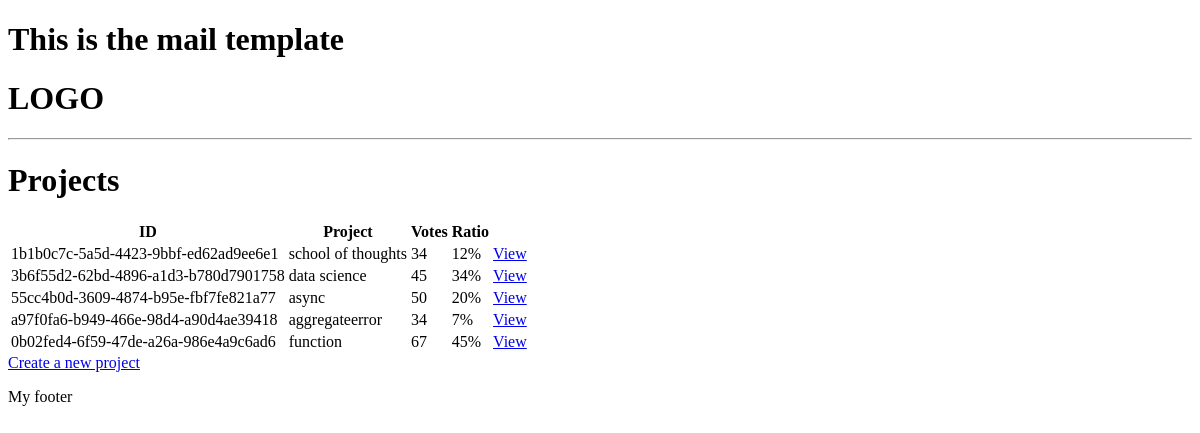
Before: / with the older database file.
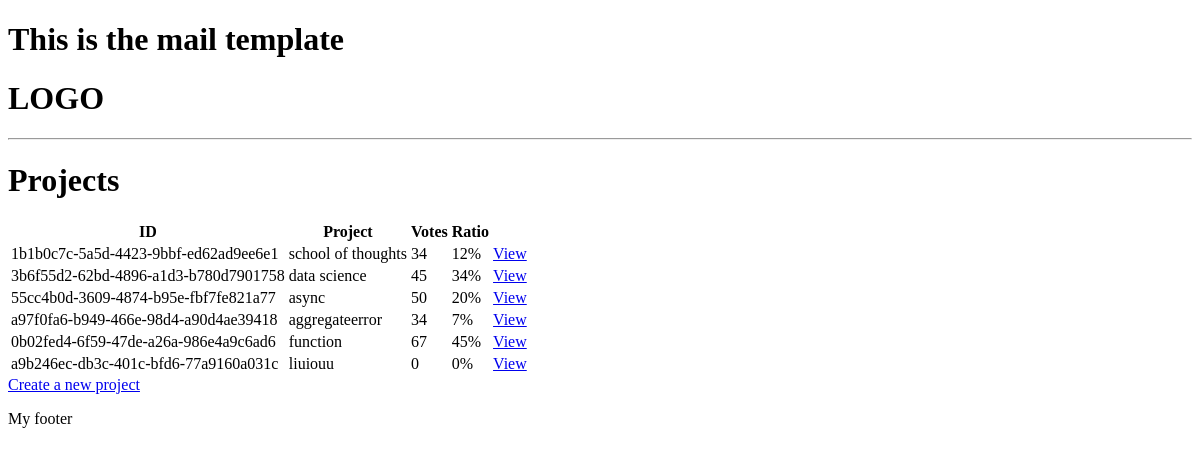
After: the same page with the newer database file.
### projects/models.py (models this page shows, shortened)
class Project(models.Model):
    title = models.CharField(max_length=200)
    desc = models.TextField(null=True,blank=True)
    demo_link = models.TextField(null=True,blank=True,max_length=2000)
    source_link = models.TextField(null=True, blank=True, max_length=2000)
    created = models.DateTimeField(auto_now_add=True)
    id = models.UUIDField(default=uuid.uuid4,unique=True,primary_key=True,editable=False)
    tags = models.ManyToManyField('Tag',blank=True)
    vote_total = models.IntegerField(default=0,null=True,blank=True)
    vote_ratio = models.IntegerField(default=0, null=True, blank=True)

### projects/views.py (the view)
# urls.py: path('',include('projects.urls'))
def projects(request):
    projects=Project.objects.all()
    context={'projects':projects}
    return render(request, './projects/projects.html',context)

### projects/templates/projects/projects.html (shortened to what this page needs)
<!DOCTYPE html>
<html lang="en">
<head>
</head>
<body>
{% extends 'main.html' %}
{% block content %}
<h1>Projects</h1>
<table>
    <tr>
        <th>ID</th>
        <th>Project</th>
        <th>Votes</th>
        <th>Ratio</th>
        <th></th>
    </tr>
    {% for project in projects%}
        <tr>
            <td>{{ project.id }}</td>
            <td>{{ project.title }}</td>
            <td>{{ project.vote_total }}</td>
            <td>{{ project.vote_ratio }}%</td>
            <td><a href="{% url 'project' project.id %}">View</a> </td>
        </tr>
    {% endfor %}
</table>
<td><a href="{% url 'create_project' %}">Create a new project</a> </td>
{% endblock content %}

### templates/main.html (shortened to what this page needs)
<!DOCTYPE html>
<html lang="en">
<head>
</head>
<body>
<h1>This is the mail template</h1>
{% include 'navbar.html' %}
{% block content %}
{% endblock content %}
<p>My footer</p>
</body>
</html>

### templates/navbar.html (shortened to what this page needs)
<!DOCTYPE html>
<html lang="en">
<head>
</head>
<body>
<h1>LOGO</h1>
<hr>
</body>
</html>

Changed rows visible on the page:
added Project: id "a9b246ec-db3c-401c-bfd6-77a9160a031c", title "liuiouu", vote_total "0", vote_ratio "0"
